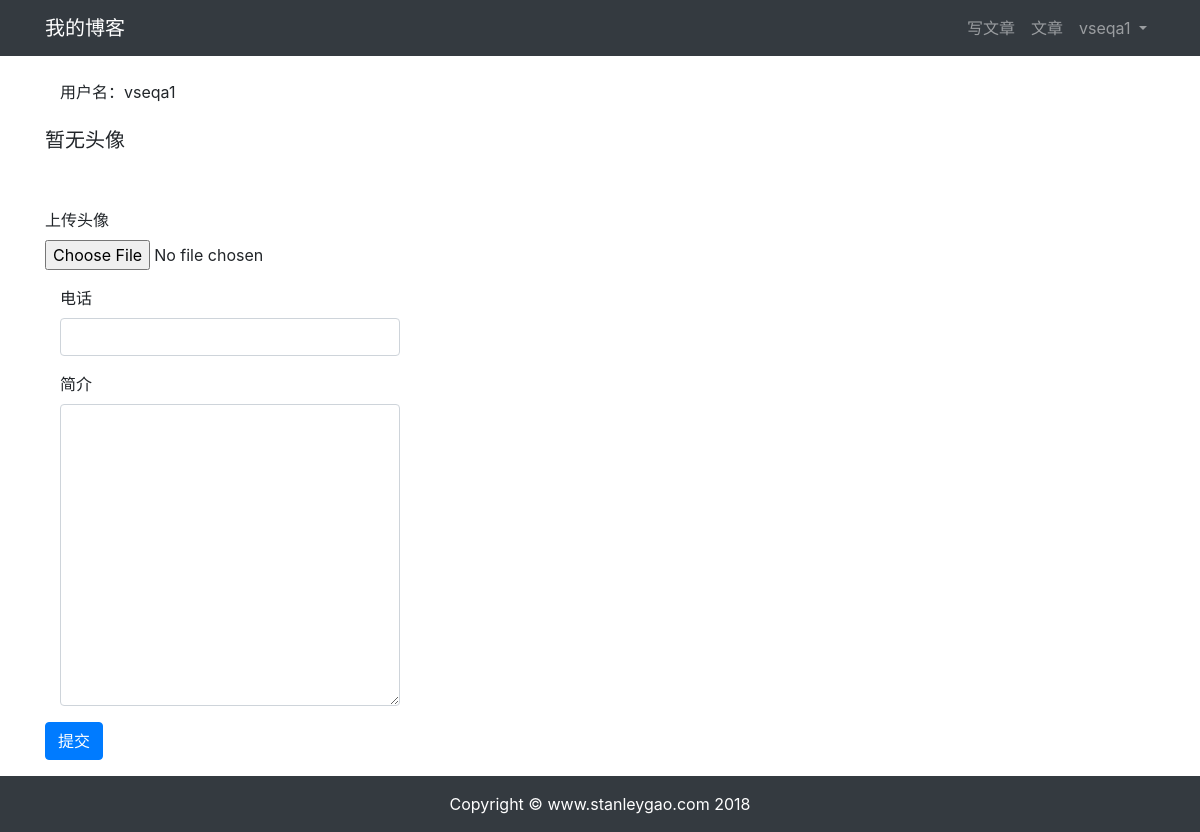
The page /userprofile/edit/4/ (signed in) on the database as committed earlier.
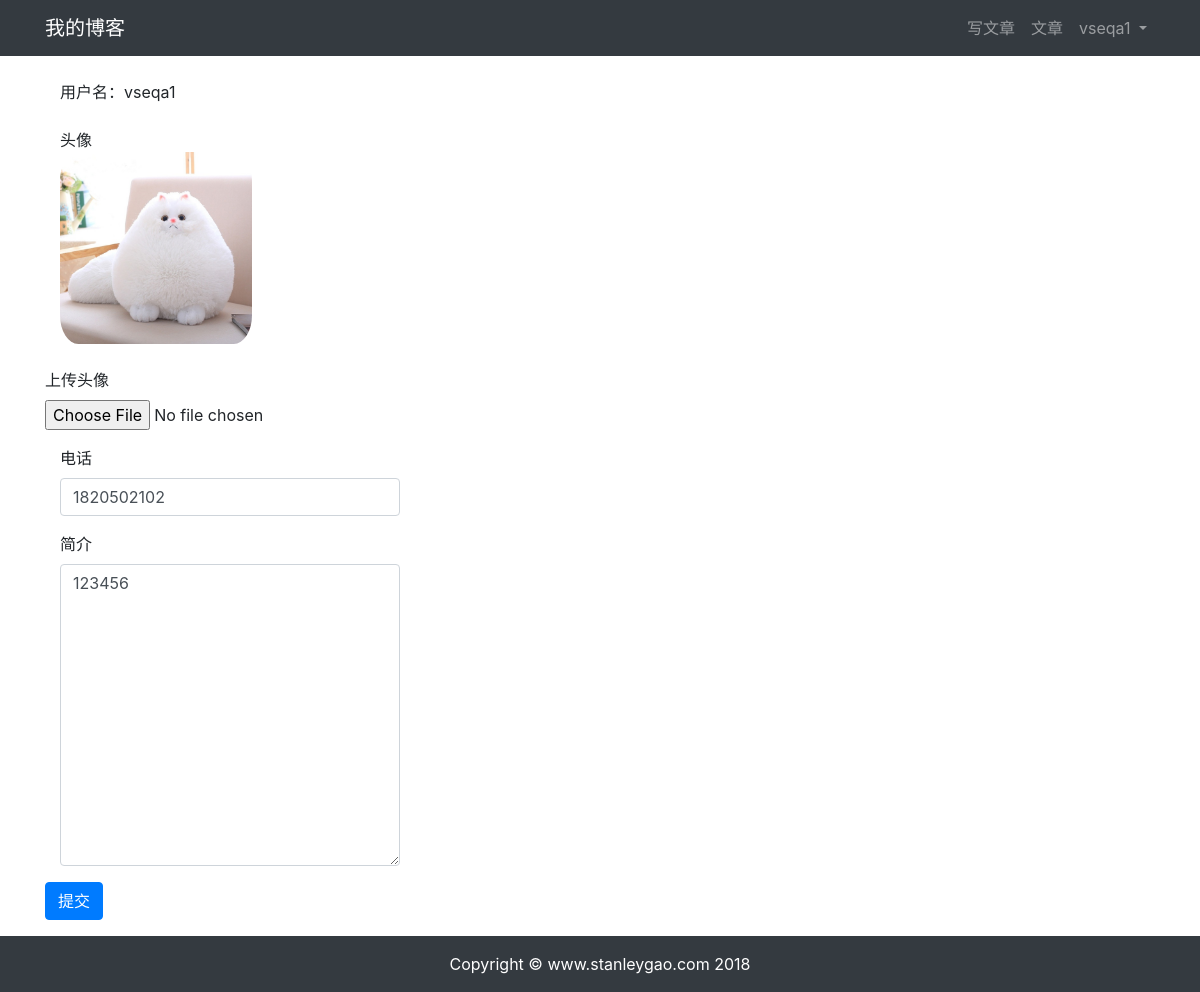
The same page on the database as committed later.
### userprofile/models.py (models this page shows, shortened)
class Profile(models.Model):
    user = models.OneToOneField(User, on_delete=models.CASCADE, related_name='profile')
    phone = models.CharField(max_length=20, blank=True)
    avatar = models.ImageField(upload_to='avatar/%Y%m%d/', blank=True)
    bio = models.TextField(max_length=500, blank=True)

### userprofile/views.py (the view)
# urls.py: path('edit/<int:id>/', views.profile_edit, name="edit"),
@login_required(login_url='/userprofile/login/')
def profile_edit(request, id):
    user = User.objects.get(id=id)
    if Profile.objects.filter(user_id=id).exists():
        profile = Profile.objects.get(user_id=id)
    else:
        profile = Profile.objects.create(user=user)
    if request.method == 'POST':
        if request.user != user:
            return HttpResponse("你没有权限修改此用户信息.")
        profile_form = ProfileForm(request.POST, request.FILES)
        if profile_form.is_valid():
            profile_cd = profile_form.cleaned_data
            profile.phone = profile_cd['phone']
            profile.bio = profile_cd['bio']
            if 'avatar' in request.FILES:
                profile.avatar = profile_cd["avatar"]
            profile.save()
            return redirect("userprofile:edit", id=id)
        else:
            return HttpResponse("注册表输入有误。请重新输入~")
    elif request.method == 'GET':
        profile_form = ProfileForm()
        context = { 'profile_form': profile_form, 'profile': profile, 'user': user}
        return render(request, 'userprofile/edit.html', context)
    else:
        return HttpResponse("请使用GET或POSET请求数据")

### userprofile/form.py
class ProfileForm(forms.ModelForm):
    class Meta:
        model = Profile
        fields = ('phone', 'avatar', 'bio')

### templates/userprofile/edit.html (shortened to what this page needs)
{% extends "base.html" %}{% load staticfiles %}
{% block content %}
<div class="container">
    <div class="row">
        <div class="col-12">
            <br>
            <div class="col-md-4">用户名：{{ user.username }}</div>
            <br>
            {% if profile.avatar %}
                <div class="col-md-4">头像</div>
                <img src="{{ profile.avatar.url }}" style="max-width: 20%; border-radius: 15%;" class="col-md-4">
            {% else %}
                <h5 class="cole-md-4">暂无头像</h5>
            {% endif %}
            <br>
            <br>
            <form method="POST" action="." enctype="multipart/form-data">
                <div class="form-group">
                    <label for="avatar">上传头像</label>
                    <input type="file" class="form-control-file" name="avatar" id="avatar">
                </div>
                <div class="form-group col-md-4">
                    <label for="phone">电话</label>
                    <input type="text" class="form-control" id="phone" name="phone" value="{{ profile.phone }}">
                </div>
                <div class="form-group col-md-4">
                    <label for="bio">简介</label>
                    <textarea name="bio" id="bio" rows="12" class="form-control">{{ profile.bio }}</textarea>
                </div>
                <button type="submit" class="btn btn-primary">提交</button>
            </form>
        </div>
    </div>
</div>
{% endblock content %}

Rows that differ between the two databases and show on the page:
now on this page (row edited): Profile: avatar (picture), phone "1820502102", bio "123456"
Other text that changed with them:
text no longer shown: "暂无头像"
text now shown: "头像"
